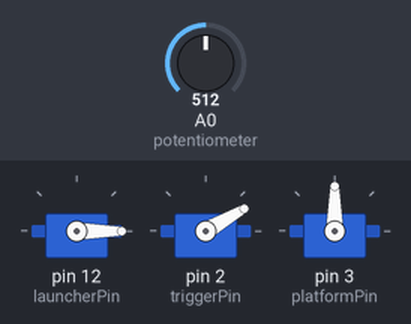
Bench run of a sketch on a simulated Arduino Uno, built with avr-gcc and run on an emulated ATmega328P. Shown: 3 × servo. Inputs (shaded band) come from the test bench; at power-on: A0 (potentiometer) = 512.

Above: at 2.2 s.
2.3 s: A0 (potentiometer) set to 610
At 3.3 s:
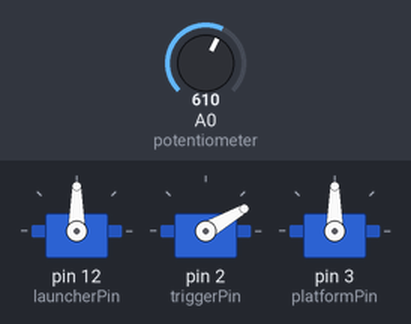
At 13.2 s:
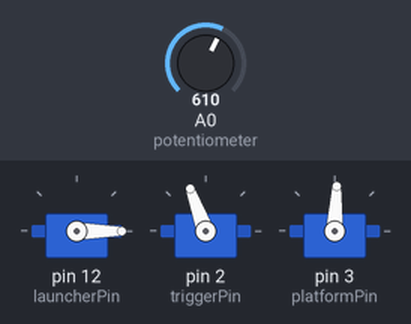
Timing chart, 0 to 31.7 s (numbered marks = the images above; inputs shaded):
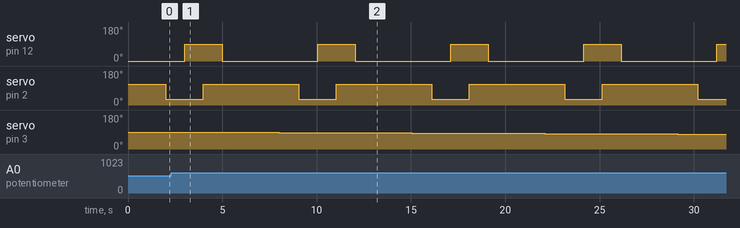

Measured:
- after the input at 2.3 s, servo on pin 3 (platformPin): 90° → 87° after 5.7 s, → 84° 7.1 s later, → 81° 7.1 s later, → 78° 7.1 s later
- by itself, servo on pin 12 (launcherPin): alternates 90° for 2.0 s and 0° for 5.1 s
- by itself, servo on pin 2 (triggerPin): alternates 110° for 5.1 s and 30° for 2.0 s

The sketch:

catapult.ino
```cpp
#include <Servo.h>

Servo launcher;
Servo trigger;
Servo platform;


const int triggerPin = 2;
const int platformPin = 3;
const int buttonPin = 4;
const int launcherPin = 12;

int val;
int platformPos = 90;

int openAngle = 110;	//Servo (trigger) angle to open the trigger
int closeAngle = 30;	//Servo (trigger) angle to close the trigger
int launchAngle = 90;	//Servo (launcher) angle to pull the spring to, when launching
int loadAngle = 0;		//Servo (launcher) angle at which the launcher is in the down position
int centerAngle = 90;	//Servo (platform) angle at which the platform aims directly forward


void setup()
{
	pinMode(buttonPin, INPUT_PULLUP);

	launcher.attach(launcherPin);
	trigger.attach(triggerPin);
	platform.attach(platformPin);

	launcher.write(loadAngle);		//default positions for each servo
	trigger.write(openAngle);
	platform.write(centerAngle);

	delay(1000);

}

void loop()
{
	stickControl();
	//buttonPress();
	fire();
	delay(2000);
}


void stickControl()
{
	val = analogRead(A0);		//reads joystick VRx potentiometer value

	//Serial.println(val);  //debugging

	if (val <= 400)		//threshold for turning right with the joystick
	{
		platformPos += 3;

		if (platformPos > 175)
		{
			platformPos = 175;   //sets maximum angle of platform to 175
		}

		platform.write(platformPos);
		delay(50);
	}

	if (val >= 600)		//threshold for turning left
	{
		platformPos -= 3;

		if (platformPos < 5)
		{
			platformPos = 5;	//sets minimum angle of platform to 5
		}

		platform.write(platformPos);
		delay(50);
	}
}

void fire()
{
	trigger.write(openAngle);	//open trigger
	launcher.write(loadAngle);	//load launcher
	delay(1000);

	trigger.write(closeAngle);	//close trigger
	delay(1000);

	launcher.write(launchAngle);	//charge launcher
	delay(1000);

	trigger.write(openAngle);	//open trigger
	delay(1000);

	launcher.write(loadAngle);	//reset launcher
	delay(1000);
}

void buttonPress()
{
	if ((digitalRead(buttonPin)) != 1)		//read for button press
	{
		while ((digitalRead(buttonPin)) != 1);

		fire();
	}
}
```
